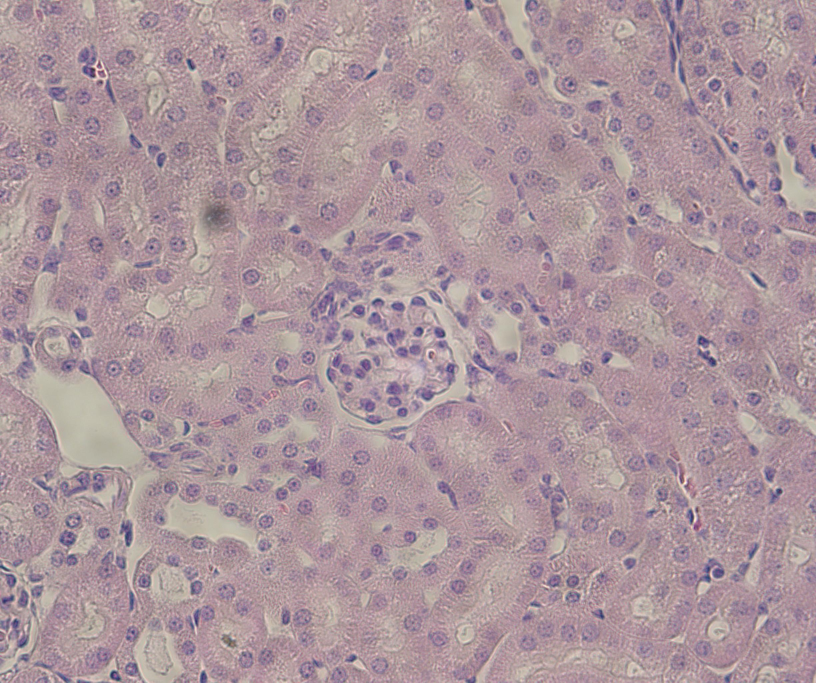
#> input picture data/Lauren_PreEclampsia_Data/test/images/T30/T30_Image1.jpg, 2448 x 2048 px (shown at 1/3 size)
$ python data_loader_20250821141020.py
#> lines starting #> are read from the running program, lines starting #| are printed output that depends on the picture
### src/eq/utils/logger.py
"""Logging utilities for the eq package."""

import copy
import logging
import sys
import time
from pathlib import Path
from typing import Optional


# [66 lines left out: function setup_logging, not called in this run]


def get_logger(name: str = "eq") -> logging.Logger:
    """
    Get a logger instance for the specified name.

    Args:
        name: Logger name (default: "eq")

    Returns:
        Logger instance
    """
    return logging.getLogger(name)


class ColoredStreamHandler(logging.StreamHandler):
    """Custom stream handler with colored output."""

    COLORS = {
        'DEBUG': '\033[36m',    # Cyan
        'INFO': '\033[32m',     # Green
        'WARNING': '\033[33m',  # Yellow
        'ERROR': '\033[31m',    # Red
        'CRITICAL': '\033[35m', # Magenta
        'RESET': '\033[0m'      # Reset
    }

    # [10 lines left out: function emit, not called in this run]


class ProgressLogger:
    """Logger with progress tracking capabilities."""

    # [25 lines left out: functions __init__, step, complete, not called in this run]


def log_function_call(func):
    """Decorator to log function calls with timing."""
    def wrapper(*args, **kwargs):
        logger = get_logger()
        func_name = func.__name__
        logger.info(f"🚀 Starting {func_name}...")
        start_time = time.time()

        try:
            result = func(*args, **kwargs)
            elapsed = time.time() - start_time
            logger.info(f"✅ {func_name} completed successfully (took {elapsed:.2f}s)")
            return result
        except Exception as e:
            elapsed = time.time() - start_time
            logger.error(f"❌ {func_name} failed after {elapsed:.2f}s: {str(e)}")
            raise

    return wrapper


# [11 lines left out: function log_data_info, not called in this run]


def log_file_operation(operation: str, file_path: str, logger: Optional[logging.Logger] = None):
    """Log file operations."""
    if logger is None:
        logger = get_logger()

    logger.info(f"📁 {operation}: {file_path}")


# [16 lines left out: function log_model_info, not called in this run]

### src/eq/utils/hardware_detection.py
"""
Hardware detection utilities for dual-environment architecture.

This module provides comprehensive hardware detection and capability reporting
for the dual-environment architecture supporting both MPS (Apple Silicon) and
CUDA (NVIDIA) backends.
"""

import platform
from dataclasses import dataclass
from enum import Enum
from typing import Optional, Tuple

import psutil

# Note: Avoid importing torch at module import time to keep CLI usable
# in environments without PyTorch. We'll import inside functions and
# gracefully degrade to CPU-only when PyTorch is unavailable.


class BackendType(Enum):
    """Enumeration of available backend types."""
    MPS = "mps"
    CUDA = "cuda"
    CPU = "cpu"


class HardwareTier(Enum):
    """Enumeration of hardware capability tiers."""
    BASIC = "basic"
    STANDARD = "standard"
    POWERFUL = "powerful"


@dataclass
class HardwareCapabilities:
    """Data class for hardware capability information."""
    platform: str
    architecture: str
    cpu_count: int
    total_memory_gb: float
    available_memory_gb: float
    backend_type: Optional[BackendType]
    gpu_name: Optional[str]
    gpu_memory_gb: Optional[float]
    hardware_tier: HardwareTier
    mps_available: bool
    mps_built: bool
    cuda_available: bool
    cuda_device_count: int


class HardwareDetector:
    """Hardware detection and capability assessment utility."""

    def __init__(self):
        """Initialize the hardware detector."""
        self._capabilities: Optional[HardwareCapabilities] = None

    # [277 lines left out: functions detect_capabilities, _perform_detection, _determine_primary_backend, _infer_apple_gpu_name, _estimate_apple_gpu_memory, _classify_hardware_tier and 4 more, not called in this run]


# Global instance for convenience
hardware_detector = HardwareDetector()


def get_hardware_capabilities() -> HardwareCapabilities:
    """Get hardware capabilities using the global detector."""
    return hardware_detector.detect_capabilities()


def get_device_recommendation(mode: str = "auto") -> Tuple[BackendType, str]:
    """Get device recommendation using the global detector."""
    return hardware_detector.get_device_recommendation(mode)


def get_capability_report() -> str:
    """Get capability report using the global detector."""
    return hardware_detector.get_capability_report()


def get_optimal_batch_size(mode: str = "auto") -> int:
    """Get optimal batch size using the global detector."""
    return hardware_detector.get_optimal_batch_size(mode)


# [65 lines left out: functions get_segmentation_training_batch_size, get_device_info, not called in this run]


# [13 lines that do not run on import are left out]

### .history/src/eq/features/data_loader_20250821141020.py

import json
import os
import pickle
import shutil
from typing import List

import cv2
import numpy as np
from alive_progress import alive_bar, alive_it
from skimage.transform import resize

from eq.utils.logger import get_logger, log_function_call, log_data_info, log_file_operation, ProgressLogger


class Annotation:
    # [4 lines left out: function __init__, not called in this run]

    def __repr__(self):
        return f"Annotation(image_path={self.image_name}, annotations={self.rle_mask}, score={self.score})"

# my rle input stream class


class InputStream:
    def __init__(self, data):
        self.data = data
        self.i = 0

    # [11 lines left out: functions read, access_bit, not called in this run]


def bytes2bit(data):
    """ get bit string from bytes data"""
    return ''.join([str(access_bit(data, i)) for i in range(len(data) * 8)])


# [67 lines left out: functions rle_to_binary_mask, get_scores_from_annotations, find_image_path, not called in this run]


@log_function_call
def load_annotations_from_json(json_file):
    logger = get_logger("eq.data_loader.load_annotations")
    log_file_operation("Loading annotations", json_file, logger)
    with open(json_file, 'r') as f:
        annotations_data = json.load(f)

    annotations = []
    for entry in annotations_data:
        image_name = entry['file_upload']
        # print(image_name)
        image_name = image_name.split('-')[1]
        # print(image_path)

        image_rle_mask = []
        score = None
        for annotation in entry['annotations']:
            # Find 'rle' values
            rle_values = [result['value']['rle']
                          for result in annotation['result'] if 'rle' in result['value']]
            if rle_values:
                image_rle_mask.extend(rle_values[0])

            # Find 'choices' values and extract the score
            choices_values = [result['value']['choices']
                              for result in annotation['result'] if 'choices' in result['value']]
            if choices_values and score is None:
                score = float(choices_values[0][0])

        annotation = Annotation(image_name, image_rle_mask, score)
        annotations.append(annotation)
        # print(annotation.image_name, annotation.score)

    logger.info(f"✅ Loaded {len(annotations)} annotations")
    return annotations


# [19 lines left out: functions get_image_size, get_image_path_from_json, not called in this run]


def list_files(path):
    # Create an empty list to store file paths
    file_list = []

    # Walk the directory tree
    for root, dirs, files in os.walk(path):
        # Iterate over the files in the current directory
        for file in files:
            # Append the file path to the list
            file_list.append(os.path.join(root, file))

    # Return the list of file paths
    return file_list


@log_function_call
def organize_data_into_subdirs(data_dir):
    """
    Sorts files in a directory by sample name and puts them in corresponding folders.

    Args:
    data_dir (str): path to directory containing the files to be sorted.

    Returns:
    files (list): list of paths to all files in data_dir
    all_samples (list): list of the names of the sample names of these files
    """
#> called with data_dir = 'data/preeclampsia_data/test'
    logger = get_logger("eq.data_loader.organize")
    logger.info(f"🔄 Organizing data in {data_dir}")
    # List all files in data_dir
    file_list = os.listdir(data_dir)
    for file in file_list:
        # Check if it's a file (not a directory)
        if os.path.isfile(os.path.join(data_dir, file)):
            # Split the file name by '-' or '_' and get the sample name
            sample_name_temp = file.split('-')[0] if '-' in file else file.split('_')[0]
            sample_name = os.path.splitext(os.path.basename(sample_name_temp))[0]

            # Create a new directory for the sample if it doesn't exist
            sample_dir = os.path.join(data_dir, sample_name)
            if not os.path.exists(sample_dir):
                os.makedirs(sample_dir)

            # Move the file to the new directory
            file_path = os.path.join(data_dir, file)
            target_path = os.path.join(sample_dir, file)
            if not os.path.exists(target_path):
                shutil.move(file_path, target_path)
        else:
            print("Skipping. File(s) are already in the correct structure.")

    all_files = list_files(data_dir)
    all_sample_names_dict = {}
    # print(all_files)
    for file in all_files:

        # sample_name_temp = file.split('-')[0] if '-' in file else file.split('_')[0]
        sample_name = os.path.splitext(os.path.basename(file))[0]

        if sample_name not in all_sample_names_dict:
            all_sample_names_dict[sample_name] = ""
        all_sample_names_dict[sample_name] = file

    print("Done!")
    logger.info(f"✅ Organized {len(all_files)} files")
    return all_files, all_sample_names_dict


# [40 lines left out: functions save_binary_masks_as_images, generate_binary_masks, not called in this run]


def check_sort_order(train_images, train_masks):

    # check if they are sorted in the same order
    if not arrays_sorted_same_order(train_images, train_masks):
        raise ValueError(
            "Images and masks arrays are not sorted in the same order!")

    # return all the arrays if sorted in the same order
    print("Images and masks are sorted in the correct order.")


def arrays_sorted_same_order(array1, array2):
    """
    Tests whether two arrays are sorted in the same order.

    Args:
        array1 (np.ndarray): First array to compare.
        array2 (np.ndarray): Second array to compare.

    Returns:
        bool: True if the arrays are sorted in the same order, False otherwise.
    """
    sort_idx_1 = np.argsort(array1)
    sort_idx_2 = np.argsort(array2)
    return np.array_equal(sort_idx_1, sort_idx_2)


def get_names_from_file_paths(paths):
    """Extract names from file paths

    Args:
        paths (list): list of file paths to be split
    """
    ids = [os.path.splitext(os.path.basename(path))[0] for path in paths]
    return ids


# [14 lines left out: function set_diff, not called in this run]


@log_function_call
def create_train_val_test_lists(data_dir):
    """Create train/val/test lists from data directory."""
    logger = get_logger("eq.data_loader.create_splits")
    logger.info(f"🔄 Creating train/val/test splits from {data_dir}")

    train_images = []
    train_masks = []
    test_images = []
    train_data_ids = {}
    test_data_ids = {}

    directories = os.listdir(os.path.join(data_dir, 'images'))
    num_directories = len(directories)
    print("Collecting training and test data paths...")
    with alive_bar(num_directories) as bar:
        for i, sample_dir in enumerate(directories):
            if os.path.isdir(os.path.join(data_dir, 'images', sample_dir)):

                sample_image_dir = os.path.join(data_dir, 'images', sample_dir)
                sample_mask_dir = os.path.join(data_dir, 'masks', sample_dir)

                if os.path.isdir(sample_mask_dir):
                    for image_file in sorted(os.listdir(sample_image_dir)):
                        if image_file.endswith('.jpg'):
                            image_path = os.path.join(
                                sample_image_dir, image_file)
                            mask_file_name = os.path.splitext(os.path.basename(image_path))[
                                0] + "_mask.jpg"
                            mask_path = os.path.join(
                                sample_mask_dir, mask_file_name)
                            # print(image_path, mask_path)
                            sample_id = os.path.splitext(
                                os.path.basename(image_path))[0]

                            if os.path.isfile(mask_path):
                                train_images.append(image_path)
                                train_masks.append(mask_path)
                                # make a dictionary that maps these data to sample_id for later organizing
                                if sample_id not in train_data_ids:
                                    train_data_ids[sample_id] = {'image_path': "", 'mask_path': ""}
                                train_data_ids[sample_id]['image_path'] = image_path
                                train_data_ids[sample_id]['mask_path'] = mask_path
                            else:
                                # make a dictionary that maps these data to sample_id for later organizing
                                test_images.append(image_path)
                                if sample_id not in test_data_ids:
                                    test_data_ids[sample_id] = ""
                                test_data_ids[sample_id] = image_path
                else:
                    for image_file in os.listdir(sample_image_dir):
                        if image_file.endswith('.jpg'):

                            image_path = os.path.join(
                                sample_image_dir, image_file)
                            test_images.append(image_path)

                            sample_id = os.path.splitext(
                                os.path.basename(image_path))[0]
                            if sample_id not in test_data_ids:
                                test_data_ids[sample_id] = ""
                            test_data_ids[sample_id] = image_path
            bar()

    # [7 lines of commented-out code are left out]
    train_images = sorted(np.array(train_images))
    train_masks = sorted(np.array(train_masks))
    test_images = sorted(np.array(test_images))

    # sort the dictionaries
    train_data_dict = dict(sorted(train_data_ids.items()))
    test_data_dict = dict(sorted(test_data_ids.items()))

    # check the sort order
    check_sort_order(train_images, train_masks)

    # check the sort order with the dictionaries
    train_image_names = get_names_from_file_paths(train_images)
    test_image_names = get_names_from_file_paths(test_images)
    if arrays_sorted_same_order(list(train_data_dict.keys()), train_image_names):
        print('Training dictionary and train images are in the same order.')
    else:
        print(set_diff(train_data_dict.keys(), train_image_names))
        print(set_diff(train_image_names, train_data_dict.keys()))
        print(train_image_names)
        print(train_data_dict.keys())
        raise ValueError(
            "Training dictionary and train images are not sorted in the same order!")

    if arrays_sorted_same_order(list(test_data_dict.keys()), test_image_names):
        print('Testing dictionary and test images are in the same order.')
    else:
        print(set_diff(test_data_dict.keys(), test_image_names))
        print(set_diff(test_image_names, test_data_dict.keys()))
        print(test_image_names)
        print(test_data_dict.keys())
        raise ValueError(
            "Testing dictionary and test images are not sorted in the same order!")

    print("Done!")
    logger.info(f"✅ Created splits: {len(train_images)} train, {len(test_images)} test")
    return train_images, train_masks, test_images, train_data_dict, test_data_dict


def preprocess_data_color(path, size):

    # Load the image and its dimensions
    img = np.array(cv2.imread(path))
    # color image, resized, expanded dims, scaled
    color_img = resize(img, output_shape=(size, size))
    # print(color_img.shape
    color_img = color_img / 255.

    return color_img


def preprocess_data_bw(path, size):

    # Load the image and its dimensions
#> called with size = 256
    img = np.array(cv2.imread(path))
#> img is the input picture: shape (2048, 2448, 3); mean B, G, R 157.5, 150.2, 171.8
    # bw image, resized, expanded dims, scaled
    bw_img = cv2.cvtColor(img, cv2.COLOR_BGR2GRAY)
    bw_img = resize(bw_img, output_shape=(size, size))
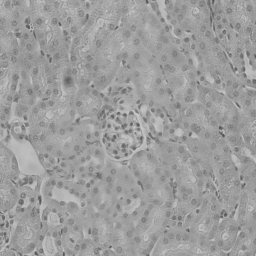
#> bw_img: shape (256, 256) float64; min 0.298, max 0.792, mean 0.618
    bw_img = np.expand_dims(bw_img, axis=-1)
    # print(bw_img.shape)
    bw_img = bw_img / 255.
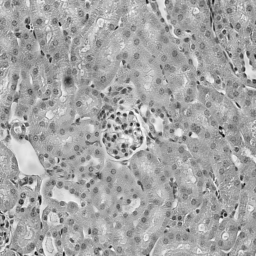
#> bw_img: shape (256, 256, 1) float64; min 0.00117, max 0.0031, mean 0.00242; drawn with min black and max white

    return bw_img


@log_function_call
def generate_final_dataset(train_images_paths, train_masks_paths, test_images_paths, train_data_dict, test_data_dict, size=256, cache_dir=None, val_split=0.2):
    """Generate final dataset with specified parameters."""
    logger = get_logger("eq.data_loader.generate_dataset")
    logger.info(f"🔄 Generating final dataset with size {size}")
    os.makedirs(cache_dir, exist_ok=True)

    # MASKS DON"T HAVE COLOR - REMOVE
    # ORGANIZE OUTPUT SO THIS IS LOGICAL
    # Check if cached data exists and load it
    cache_paths = [
        os.path.join(cache_dir, f"{name}.pickle")
        for name in ["train_images",  "train_images_color", "train_masks",
                     "val_images", "val_images_color", "val_masks",
                     "test_images", "test_images_color",
                     "train_data_dict", "test_data_dict"]
    ]
    cache_exists = all(os.path.exists(path) for path in cache_paths)
    if cache_exists:
        print("Loading data from cache...")
        with open(cache_paths[0], "rb") as f:
            train_images = pickle.load(f)
        with open(cache_paths[1], "rb") as f:
            train_images_color = pickle.load(f)
        with open(cache_paths[2], "rb") as f:
            train_masks = pickle.load(f)

        with open(cache_paths[3], "rb") as f:
            val_images = pickle.load(f)
        with open(cache_paths[4], "rb") as f:
            val_images_color = pickle.load(f)
        with open(cache_paths[5], "rb") as f:
            val_masks = pickle.load(f)

        with open(cache_paths[6], "rb") as f:
            test_images = pickle.load(f)
        with open(cache_paths[7], "rb") as f:
            test_images_color = pickle.load(f)

        with open(cache_paths[8], "rb") as f:
            train_data_dict = pickle.load(f)
        with open(cache_paths[9], "rb") as f:
            test_data_dict = pickle.load(f)

        print("Done!")
        return train_images, train_images_color, train_masks, val_images, val_images_color, val_masks, test_images, test_images_color, train_data_dict, test_data_dict

    # Otherwise, process the data

    # First, generate the training and validation split

    num_val = int(val_split * len(train_images_paths))
    print("Preprocessing training image (bw) data...")
    train_images_all = np.array([preprocess_data_bw(p, size) for p in alive_it(train_images_paths)])
    print("Preprocessing training image (color) data...")
    train_images_all_color = np.array([preprocess_data_color(p, size) for p in alive_it(train_images_paths)])

    print(f"Separating training and validation data using split percent: {val_split}")
    train_images = train_images_all[num_val:]
    val_images = train_images_all[:num_val]
    train_images_color = train_images_all_color[num_val:]
    val_images_color = train_images_all_color[:num_val]

    print("Preprocessing training/validation data...")
    train_masks_all = np.array([preprocess_data_bw(p, size) for p in alive_it(train_masks_paths)])

    train_masks = train_masks_all[num_val:]
    val_masks = train_masks_all[:num_val]

    # Then, save everything
    # train and val (black and white images) images
    with open(cache_paths[0], "wb") as f:
        pickle.dump(train_images, f)
    print(f"Train images done with shape: {train_images.shape}")

    # train images color
    with open(cache_paths[1], "wb") as f:
        pickle.dump(train_images_color, f)
    print(f"Train images (color) done with shape: {train_images_color.shape}")

    # train masks
    with open(cache_paths[2], "wb") as f:
        pickle.dump(train_masks, f)
    print(f"Train masks done with shape: {train_masks.shape}")

    # val images
    with open(cache_paths[3], "wb") as f:
        pickle.dump(val_images, f)
    print(f"Validation images done with shape: {val_images.shape}")

    # val images color
    with open(cache_paths[4], "wb") as f:
        pickle.dump(val_images_color, f)
    print(f"Validation images (color) done with shape: {val_images_color.shape}")

    # val masks
    with open(cache_paths[5], "wb") as f:
        pickle.dump(val_masks, f)
    print(f"Validation masks done with shape: {val_masks.shape}")

    # test images process
    print("Preprocessing testing (bw) image data...")
    test_images = np.array([preprocess_data_bw(p, size) for p in alive_it(test_images_paths)])
#> call 2 of preprocess_data_bw, with size = 256
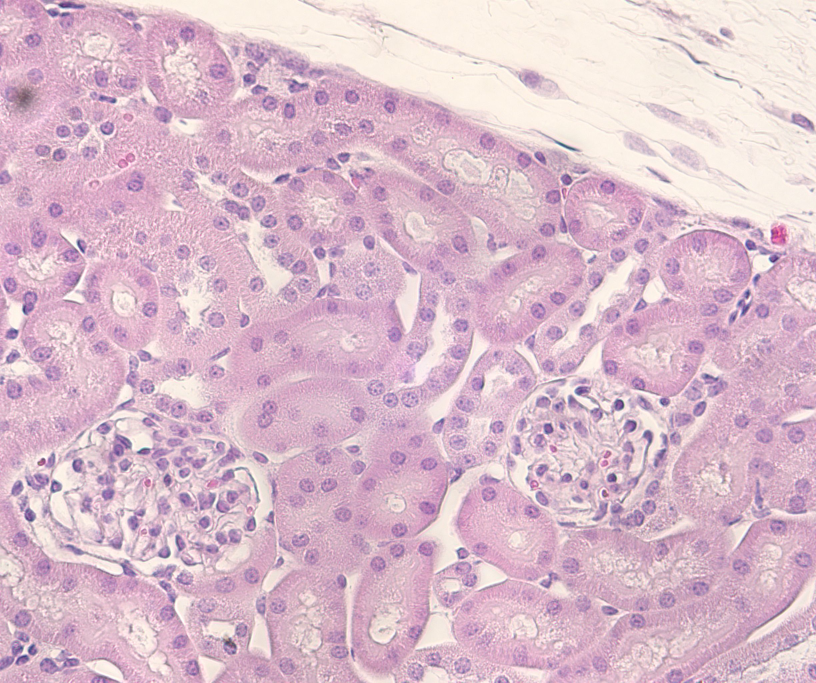
#> input picture data/Lauren_PreEclampsia_Data/test/images/T101/T101-1.jpg, 2448 x 2048 px (shown at 1/3 size)
#> in preprocess_data_bw, img is the input picture: shape (2048, 2448, 3); mean B, G, R 204.4, 188, 219
#> in preprocess_data_bw (call 2), `bw_img = cv2.cvtColor(img, cv2.COLOR_BGR2GRAY)`:
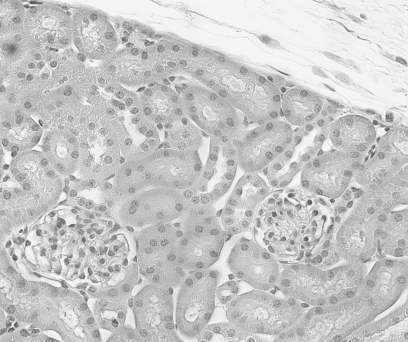
#> bw_img: shape (2048, 2448) (shown at 1/6 size); min 54, max 255, mean 199.2
#> in preprocess_data_bw (call 2), `bw_img = resize(bw_img, output_shape=(size, size))`:
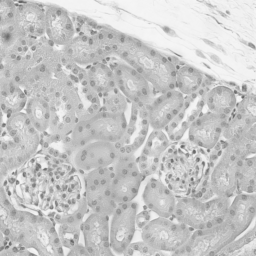
#> bw_img: shape (256, 256) float64; min 0.369, max 0.966, mean 0.781
#> in preprocess_data_bw (call 2), `bw_img = bw_img / 255.`:
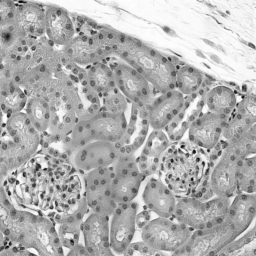
#> bw_img: shape (256, 256, 1) float64; min 0.00145, max 0.00379, mean 0.00306; drawn with min black and max white
    print("Preprocessing testing (color) image data...")
    test_images_color = np.array([preprocess_data_color(p, size) for p in alive_it(test_images_paths)])
#> in preprocess_data_color, `color_img = resize(img, output_shape=(size, size))`:
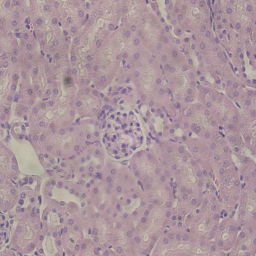
#> color_img: shape (256, 256, 3) float64; mean B, G, R 0.617, 0.589, 0.674
#> (the rest of the program and of its run is left out)
